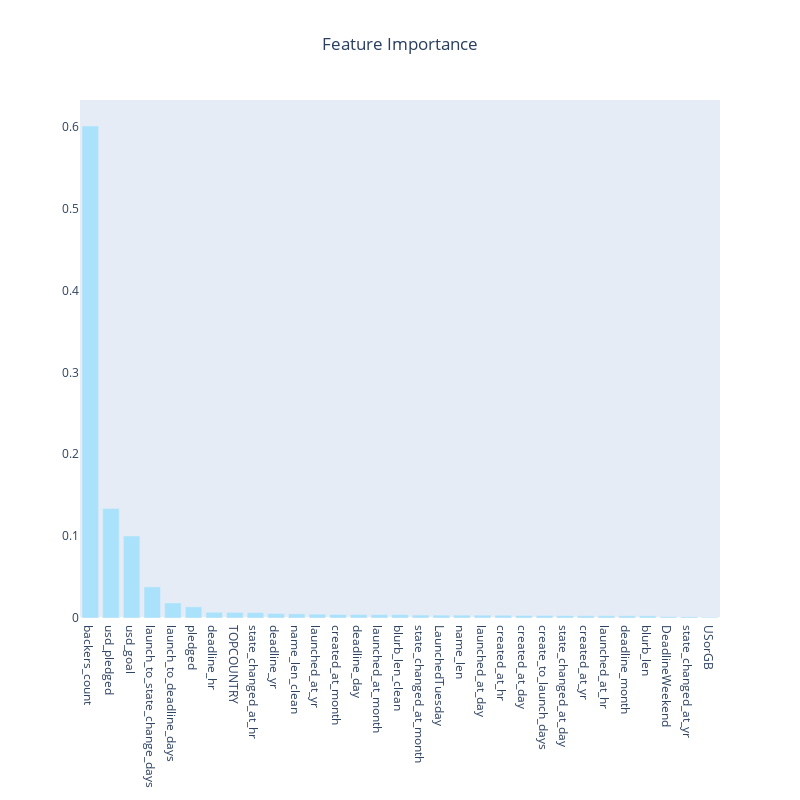

The cell this chart's notebook holds for it:
### Markdown cell above
## Visualize the feature importance via xgboost

### Code cell
import plotly.graph_objects as go
from xgboost import XGBClassifier

xgb_model = XGBClassifier()
xgb_model.fit(
    kickstarter_numeric_df.drop(columns=["SuccessfulBool"]),
    kickstarter_numeric_df["SuccessfulBool"],
)
feature_importance_df = pd.DataFrame(
    {
        "feature": kickstarter_numeric_df.drop(columns=["SuccessfulBool"]).columns,
        "importance": xgb_model.feature_importances_,
    }
)
feature_importance_df.sort_values(by="importance", ascending=False, inplace=True)
fig = go.Figure()
fig.add_trace(
    go.Bar(
        x=feature_importance_df["feature"],
        y=feature_importance_df["importance"],
        marker_color="rgb(171, 226, 251)",
    )
)
fig.update_layout(
    title="Feature Importance",
    title_x=0.5,
    width=800,
    height=800,
    xaxis_showgrid=False,
    yaxis_showgrid=False,
)
fig.show()

### Figure 1 — Plotly figure (JSON) as saved in the notebook; plotly's stock layout.template omitted (floating-point values rounded to 4 significant figures)
{"data": [{"marker": {"color": "rgb(171, 226, 251)"}, "type": "bar", "x": ["backers_count", "usd_pledged", "usd_goal", "launch_to_state_change_days", "launch_to_deadline_days", "pledged", "deadline_hr", "TOPCOUNTRY", "state_changed_at_hr", "deadline_yr", "name_len_clean", "launched_at_yr", "created_at_month", "deadline_day", "launched_at_month", "blurb_len_clean", "state_changed_at_month", "LaunchedTuesday", "name_len", "launched_at_day", "created_at_hr", "created_at_day", "create_to_launch_days", "state_changed_at_day", "created_at_yr", "launched_at_hr", "deadline_month", "blurb_len", "DeadlineWeekend", "state_changed_at_yr", "USorGB"], "y": [0.6012, 0.1339, 0.1002, 0.03805, 0.01843, 0.01362, 0.007031, 0.006866, 0.006652, 0.005568, 0.005086, 0.004698, 0.004338, 0.004295, 0.004245, 0.004189, 0.003595, 0.003563, 0.003537, 0.00347, 0.003379, 0.00313, 0.003122, 0.00294, 0.002773, 0.002767, 0.002687, 0.002637, 0.001639, 0.001508, 0.0008738]}], "layout": {"height": 800, "title": {"text": "Feature Importance", "x": 0.5}, "width": 800, "xaxis": {"showgrid": false}, "yaxis": {"showgrid": false}}}
